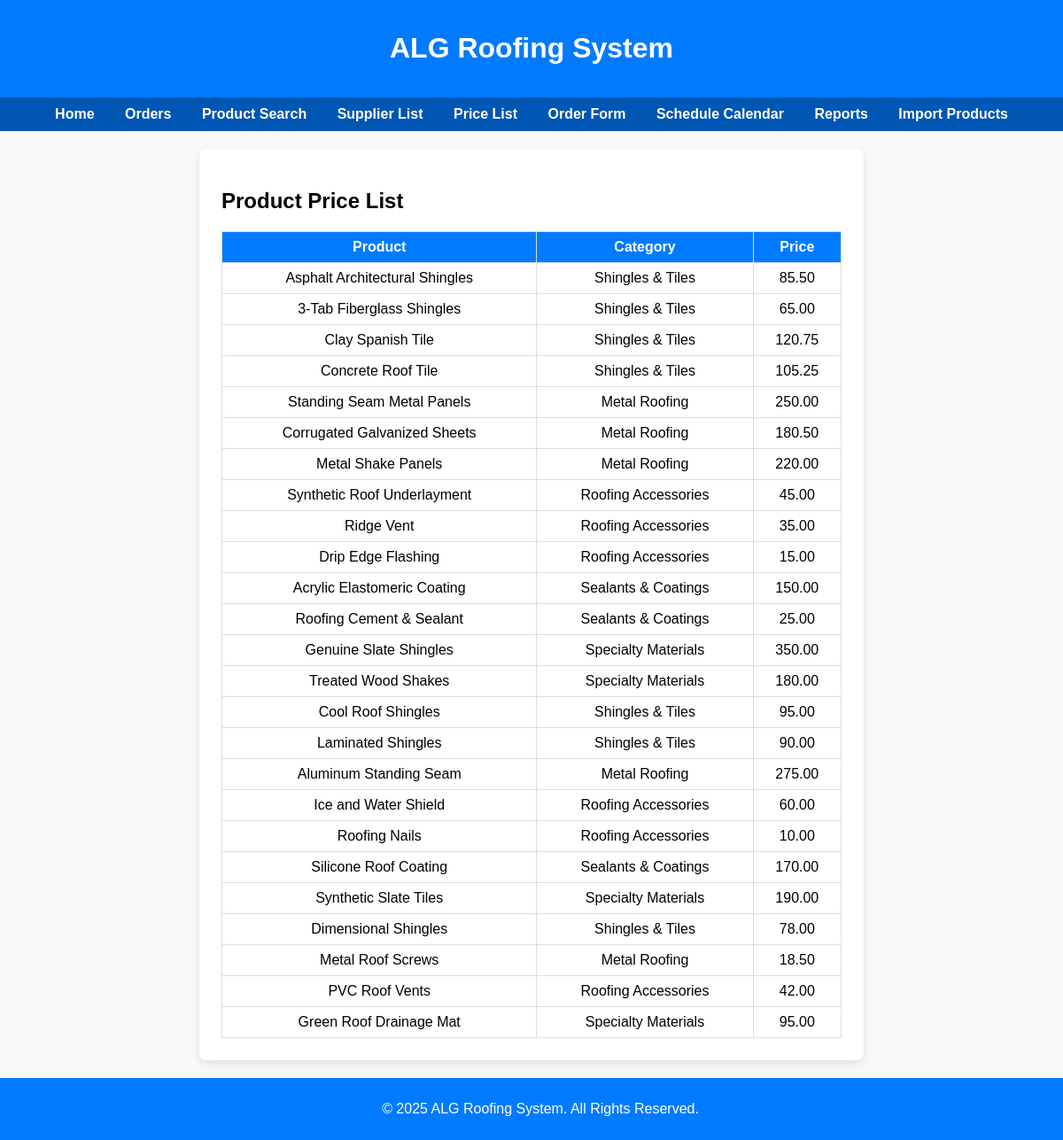
Page /price_list.php on the earlier database version.
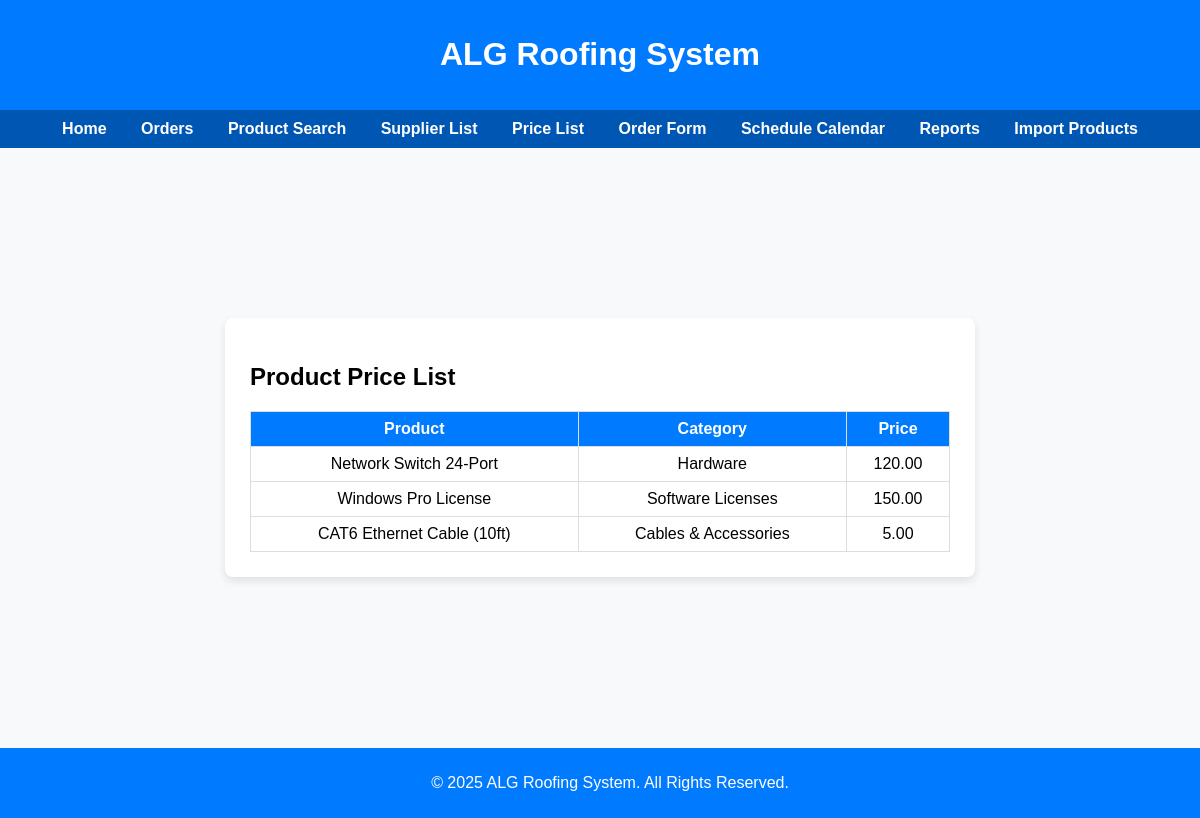
Same page on the later database version.
### tables this page shows
CREATE TABLE `product` (
  `Product_id` int(11) NOT NULL,
  `Category_id` int(11) DEFAULT NULL,
  `Supplier_id` int(11) DEFAULT NULL,
  `Name` varchar(50) NOT NULL,
  `Description` text DEFAULT NULL,
  `Price` decimal(10,2) NOT NULL,
  `Stock` int(11) NOT NULL,
  `Reorder_Level` int(11) NOT NULL DEFAULT 10
);

CREATE TABLE `category` (
  `Category_id` int(11) NOT NULL,
  `Name` varchar(50) NOT NULL,
  `Description` text DEFAULT NULL
);

### price_list.php (the view, shortened to what this page needs)
<?php include("db.php"); ?>
<!DOCTYPE html>
<html lang="en">
<head>
</head>
<body>
    <header>
        <h1>ALG Roofing System</h1>
    </header>
    <nav>
        <a href="index.php">Home</a>
        <a href="orders.php">Orders</a>
        <a href="products.php">Product Search</a>
        <a href="supplier_list.php">Supplier List</a>
        <a href="price_list.php">Price List</a>
        <a href="orderform.php">Order Form</a>
        <a href="calendar.php">Schedule Calendar</a>
        <a href="reports.php">Reports</a>
        <a href="import_products.php">Import Products</a>
    </nav>
    <main>
        <div class="card">
            <h2>Product Price List</h2>
            <table>
                <tr><th>Product</th><th>Category</th><th>Price</th></tr>
                <?php
                $sql = "SELECT p.Name, c.Name AS Category, p.Price
                        FROM Product p
                        JOIN Category c ON p.Category_id = c.Category_id";
                $result = $conn->query($sql);
                if ($result->num_rows > 0) {
                    while($row = $result->fetch_assoc()) {
                        echo "<tr>
                                <td>".$row["Name"]."</td>
                                <td>".$row["Category"]."</td>
                                <td>".$row["Price"]."</td>
                              </tr>";
                    }
                } else {
                    echo "<tr><td colspan='3'>No products available.</td></tr>";
                }
                ?>
            </table>
        </div>
    </main>
    <footer>
        <p>&copy; 2025 ALG Roofing System. All Rights Reserved.</p>
    </footer>
</body>
</html>

### price_list.php (style rules this page uses)
body { margin:0; font-family:Arial,sans-serif; background:#f8f9fa; }
header { background:#007bff; color:white;padding:15px; text-align:center; }
nav { background:#0056b3; padding:10px; text-align:center; }
nav a { color:white; text-decoration:none; margin:0 15px; font-weight:bold; }
main { min-height:70vh; display:flex; justify-content:center; align-items:center; flex-direction:column; padding:20px; }
footer { background:#007bff; color:white; text-align:center; padding:10px; width:100%; }
.card { background:white; padding:25px; border-radius:8px; box-shadow:0px 4px 8px rgba(0,0,0,0.1); max-width:700px;width:90%; }
table { width:100%; border-collapse:collapse; margin-top:20px; }
th, td { border:1px solid #ddd; padding:8px; text-align:center; }
th { background:#007bff; color:white; }

Differences in the rows shown:
removed product: Name "Asphalt Architectural Shingles", Category.Name "Shingles & Tiles", Price "85.50"
removed product: Name "3-Tab Fiberglass Shingles", Category.Name "Shingles & Tiles", Price "65.00"
removed product: Name "Clay Spanish Tile", Category.Name "Shingles & Tiles", Price "120.75"
removed product: Name "Concrete Roof Tile", Category.Name "Shingles & Tiles", Price "105.25"
removed product: Name "Standing Seam Metal Panels", Category.Name "Metal Roofing", Price "250.00"
removed product: Name "Corrugated Galvanized Sheets", Category.Name "Metal Roofing", Price "180.50"
removed product: Name "Metal Shake Panels", Category.Name "Metal Roofing", Price "220.00"
removed product: Name "Synthetic Roof Underlayment", Category.Name "Roofing Accessories", Price "45.00"
removed product: Name "Ridge Vent", Category.Name "Roofing Accessories", Price "35.00"
removed product: Name "Drip Edge Flashing", Category.Name "Roofing Accessories", Price "15.00"
removed product: Name "Acrylic Elastomeric Coating", Category.Name "Sealants & Coatings", Price "150.00"
removed product: Name "Roofing Cement & Sealant", Category.Name "Sealants & Coatings", Price "25.00"
removed product: Name "Genuine Slate Shingles", Category.Name "Specialty Materials", Price "350.00"
removed product: Name "Treated Wood Shakes", Category.Name "Specialty Materials", Price "180.00"
removed product: Name "Cool Roof Shingles", Category.Name "Shingles & Tiles", Price "95.00"
removed product: Name "Laminated Shingles", Category.Name "Shingles & Tiles", Price "90.00"
removed product: Name "Aluminum Standing Seam", Category.Name "Metal Roofing", Price "275.00"
removed product: Name "Ice and Water Shield", Category.Name "Roofing Accessories", Price "60.00"
removed product: Name "Roofing Nails", Category.Name "Roofing Accessories", Price "10.00"
removed product: Name "Silicone Roof Coating", Category.Name "Sealants & Coatings", Price "170.00"
removed product: Name "Synthetic Slate Tiles", Category.Name "Specialty Materials", Price "190.00"
removed product: Name "Dimensional Shingles", Category.Name "Shingles & Tiles", Price "78.00"
removed product: Name "Metal Roof Screws", Category.Name "Metal Roofing", Price "18.50"
removed product: Name "PVC Roof Vents", Category.Name "Roofing Accessories", Price "42.00"
removed product: Name "Green Roof Drainage Mat", Category.Name "Specialty Materials", Price "95.00"
added product: Name "Network Switch 24-Port", Category.Name "Hardware", Price "120.00"
added product: Name "Windows Pro License", Category.Name "Software Licenses", Price "150.00"
added product: Name "CAT6 Ethernet Cable (10ft)", Category.Name "Cables & Accessories", Price "5.00"
